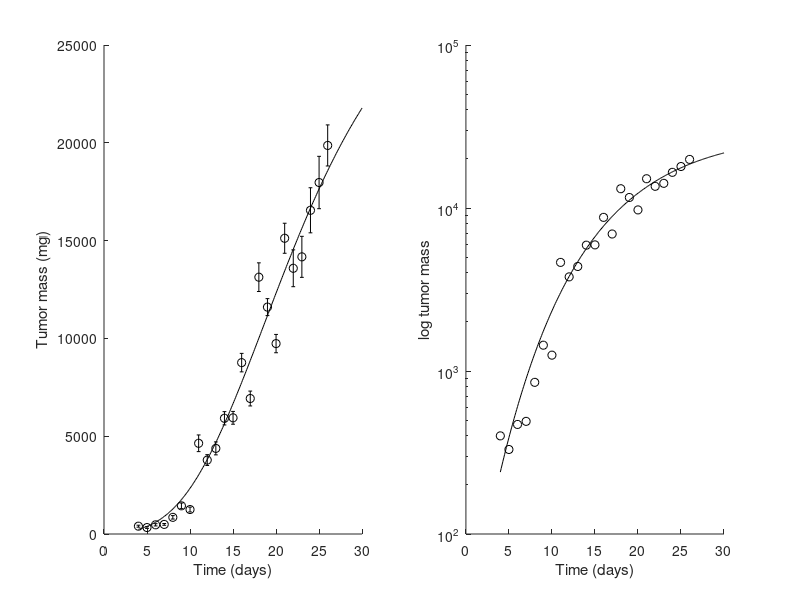

Here is the MATLAB script that generated this plot:
% growth kinetics of Fortner Plasmatcytoma 1 tumors
% point are the mean mass of subcutaneous tumor implants in mice
% curve is the least-squares, best Gompertz model 
% error bars are +/- 1 stadard error of the mean at each point
% data from Simpson-Herren and Lloyd
function sample_growth_kinetics()
   n = [20 15 39 71 65 54 87 37 86 92 93 106 58 86 26 ...
       73 62 46 32 21 15 22 18];
   sd = [226 173 362 381 709 1054 1164 2591 2567 3176 ...
       3278 3371 3598 3521 3737 3704 3686 5206 5326 ...
       4805 4463 6279 4455];
   mass = [400 330 470 491 852 1440 1251 4638 3780 4377 ...
       5916 5940 8762 6927 13130 11600 9735 15120 ...
       13585 14170 16550 17970 19865];
   time = 4:1:26; 
   E = sd./sqrt(n);
   G0 = 0.789; 
   alpha= 0.107; 
   N0= 18.4;
   t = [4:.1:30];
   N_t= N0*exp(G0/alpha*(1-exp(-alpha*t)));
   figure(1);
   subplot(1, 2, 1);
   set(gcf, 'color','w');
   box off;
   hold on;
   plot(t,N_t,'k');
   h = errorbar(time,mass,E,'ko');
   ylabel('Tumor mass (mg)');
   xlabel('Time (days)');
   ylim([0,2.5e4]);   
   subplot(1, 2, 2);
   set(gcf, 'color','w')
   box off;
   semilogy(time,mass,'ko');
   hold on;
   semilogy(t,N_t,'k');
   box off;
   ylabel('log tumor mass');
   xlabel('Time (days)');
end